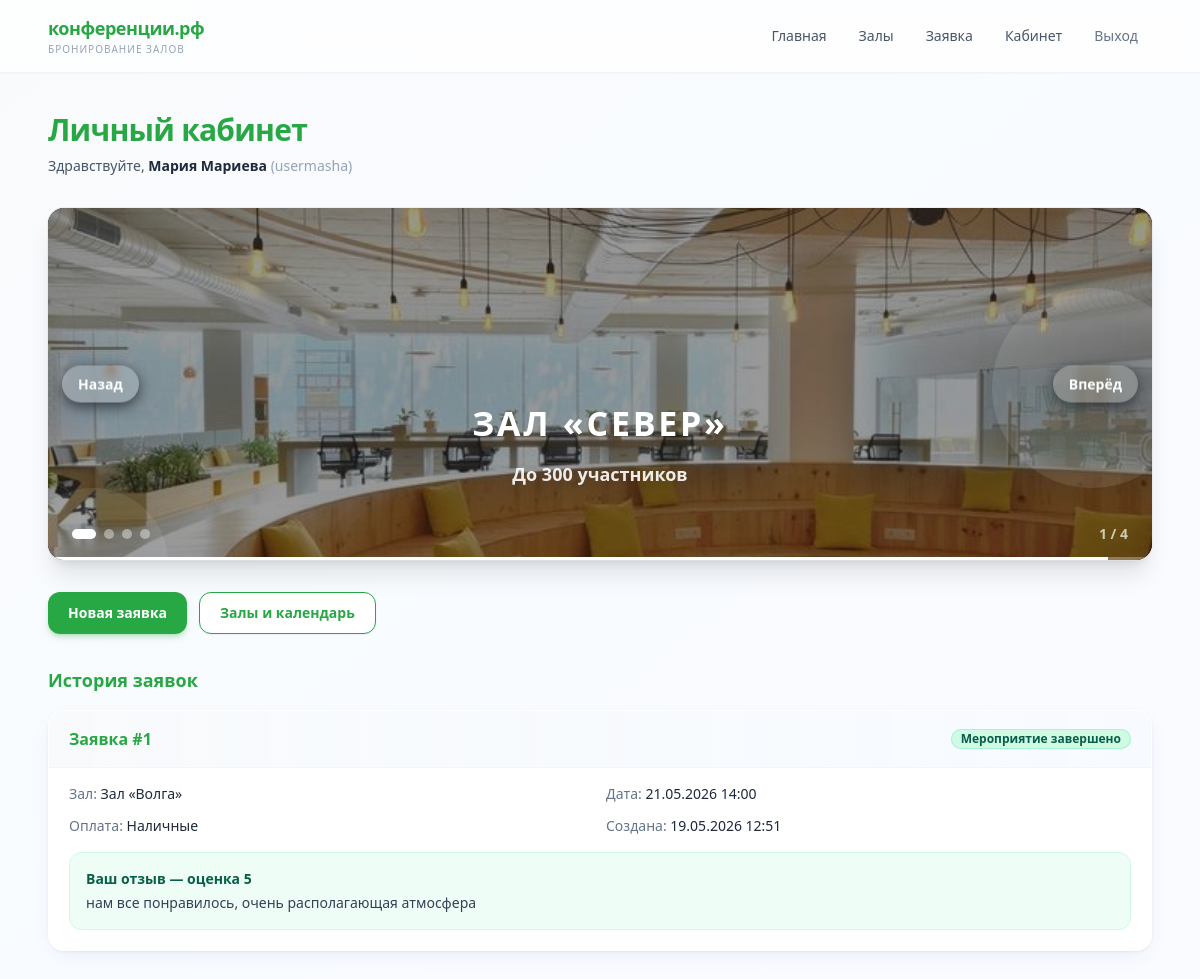
Screenshot of /profile/ (signed in) with the database file from the repository.
### portal/models.py (models this page shows, shortened)
class Booking(models.Model):
    STATUS_NEW = 'new'
    STATUS_ASSIGNED = 'assigned'
    STATUS_COMPLETED = 'completed'
    STATUS_CHOICES = [
        (STATUS_NEW, 'Новая'),
        (STATUS_ASSIGNED, 'Мероприятие назначено'),
        (STATUS_COMPLETED, 'Мероприятие завершено'),
    ]
    PAYMENT_CASH = 'cash'
    PAYMENT_TRANSFER = 'transfer'
    PAYMENT_CHOICES = [
        (PAYMENT_CASH, 'Наличные'),
        (PAYMENT_TRANSFER, 'Перевод'),
    ]
    user = models.ForeignKey(
        settings.AUTH_USER_MODEL,
        on_delete=models.CASCADE,
        related_name='bookings',
        verbose_name='Пользователь',
    )
    room = models.ForeignKey(
        Room,
        on_delete=models.PROTECT,
        related_name='bookings',
        verbose_name='Помещение',
    )
    start_datetime = models.DateTimeField(verbose_name='Дата и время начала')
    payment_method = models.CharField(
        max_length=20,
        choices=PAYMENT_CHOICES,
        verbose_name='Способ оплаты',
    )
    status = models.CharField(
        max_length=20,
        choices=STATUS_CHOICES,
        default=STATUS_NEW,
        verbose_name='Статус',
    )
    created_at = models.DateTimeField(auto_now_add=True, verbose_name='Создана')
    class Meta:
        verbose_name = 'Заявка'
        verbose_name_plural = 'Заявки'
        ordering = ['-created_at']
    @property
    def can_leave_review(self):
        return (
            self.status == self.STATUS_COMPLETED
            and not hasattr(self, 'review')
        )

class Room(models.Model):
    name = models.CharField(max_length=200, verbose_name='Название')
    description = models.TextField(blank=True, verbose_name='Описание')
    capacity = models.PositiveIntegerField(default=100, verbose_name='Вместимость')
    is_active = models.BooleanField(default=True, verbose_name='Доступен')
    class Meta:
        verbose_name = 'Зал'
        verbose_name_plural = 'Залы'
        ordering = ['name']

class Review(models.Model):
    booking = models.OneToOneField(
        Booking,
        on_delete=models.CASCADE,
        related_name='review',
        verbose_name='Заявка',
    )
    user = models.ForeignKey(
        settings.AUTH_USER_MODEL,
        on_delete=models.CASCADE,
        related_name='reviews',
        verbose_name='Пользователь',
    )
    text = models.TextField(verbose_name='Текст отзыва')
    rating = models.PositiveSmallIntegerField(
        default=5,
        verbose_name='Оценка',
    )
    created_at = models.DateTimeField(auto_now_add=True, verbose_name='Дата')
    class Meta:
        verbose_name = 'Отзыв'
        verbose_name_plural = 'Отзывы'
        ordering = ['-created_at']

### portal/views.py (the view, shortened to what this page needs)
# urls.py: path('profile/', views.profile, name='profile'),
@login_required
def profile(request):
    bookings = Booking.objects.filter(user=request.user).select_related('room', 'review')
    review_forms = {}
    for booking in bookings:
        if booking.can_leave_review:
            review_forms[booking.pk] = ReviewForm()
    booking_items = []
    for booking in bookings:
        booking_items.append({
            'booking': booking,
            'review_form': review_forms.get(booking.pk),
        })
    return render(request, 'profile.html', {
        'booking_items': booking_items,
    })

### templates/profile.html (shortened to what this page needs)
{% extends 'base.html' %}
{% load static %}
{% block content %}
<header class="mb-8">
    <h1 class="text-2xl font-bold tracking-tight text-brand-950 sm:text-3xl">Личный кабинет</h1>
    <p class="mt-2 text-sm text-slate-600">Здравствуйте, <span class="font-semibold text-slate-800">{{ user.first_name }} {{ user.last_name }}</span> <span class="text-slate-400">({{ user.username }})</span></p>
</header>
{% include 'partials/slider.html' %}
<div class="mb-8 flex flex-wrap gap-3">
    <a href="{% url 'booking_create' %}" class="inline-flex items-center rounded-xl bg-gradient-to-r from-brand-600 to-brand-700 px-5 py-2.5 text-sm font-semibold text-white shadow-md shadow-brand-500/25 transition hover:from-brand-700 hover:to-brand-800">Новая заявка</a>
    <a href="{% url 'halls' %}" class="inline-flex items-center rounded-xl border border-brand-200 bg-white px-5 py-2.5 text-sm font-semibold text-brand-700 shadow-sm transition hover:bg-brand-50">Залы и календарь</a>
</div>
<h2 class="mb-4 text-lg font-semibold text-brand-900">История заявок</h2>
{% if booking_items %}
<div class="space-y-4">
    {% for item in booking_items %}
    {% with booking=item.booking rform=item.review_form %}
    <article class="overflow-hidden rounded-2xl border border-white/80 bg-white/90 shadow-card backdrop-blur-sm">
        <div class="flex flex-wrap items-center justify-between gap-3 border-b border-slate-100 bg-gradient-to-r from-slate-50 to-brand-50/50 px-5 py-4">
            <span class="font-semibold text-brand-900">Заявка #{{ booking.pk }}</span>
            {% include 'partials/status_badge.html' with status=booking.status label=booking.get_status_display %}
        </div>
        <div class="grid gap-3 px-5 py-4 sm:grid-cols-2">
            <p class="text-sm"><span class="text-slate-500">Зал:</span> <span class="font-medium text-slate-800">{{ booking.room.name }}</span></p>
            <p class="text-sm"><span class="text-slate-500">Дата:</span> <span class="font-medium text-slate-800">{{ booking.start_datetime|date:"d.m.Y H:i" }}</span></p>
            <p class="text-sm"><span class="text-slate-500">Оплата:</span> <span class="font-medium text-slate-800">{{ booking.get_payment_method_display }}</span></p>
            <p class="text-sm"><span class="text-slate-500">Создана:</span> <span class="font-medium text-slate-800">{{ booking.created_at|date:"d.m.Y H:i" }}</span></p>
        </div>
        {% if booking.review %}
        <div class="mx-5 mb-5 rounded-xl border border-emerald-100 bg-emerald-50/80 p-4 text-sm">
            <p class="mb-1 font-semibold text-emerald-800">Ваш отзыв — оценка {{ booking.review.rating }}</p>
            <p class="text-slate-700">{{ booking.review.text }}</p>
        </div>
        {% elif booking.status != 'completed' %}
        <p class="px-5 pb-4 text-xs text-slate-500">Отзыв будет доступен после завершения мероприятия администратором.</p>
        {% endif %}
    </article>
    {% endwith %}
    {% endfor %}
</div>
{% endif %}
{% endblock %}

### templates/partials/status_badge.html
{% if status == 'new' %}
<span class="inline-flex items-center rounded-full bg-blue-100 px-2.5 py-0.5 text-xs font-semibold text-blue-800 ring-1 ring-inset ring-blue-200">{{ label }}</span>
{% elif status == 'assigned' %}
<span class="inline-flex items-center rounded-full bg-amber-100 px-2.5 py-0.5 text-xs font-semibold text-amber-900 ring-1 ring-inset ring-amber-200">{{ label }}</span>
{% elif status == 'completed' %}
<span class="inline-flex items-center rounded-full bg-emerald-100 px-2.5 py-0.5 text-xs font-semibold text-emerald-800 ring-1 ring-inset ring-emerald-200">{{ label }}</span>
{% else %}
<span class="inline-flex items-center rounded-full bg-slate-100 px-2.5 py-0.5 text-xs font-semibold text-slate-700">{{ label }}</span>
{% endif %}

### rows the page displays
Booking: booking.pk "1", label "Мероприятие завершено", booking.room.name "Зал «Волга»", booking.start_datetime "21.05.2026 14:00", booking.payment_method "Наличные", booking.created_at "19.05.2026 12:51", booking.review.rating "5", booking.review.text "нам все понравилось, очень располагающая атмосфера"

### other values shown
{{ user.first_name }} "Мария"
{{ user.last_name }} "Мариева"
{{ user.username }} "usermasha"
